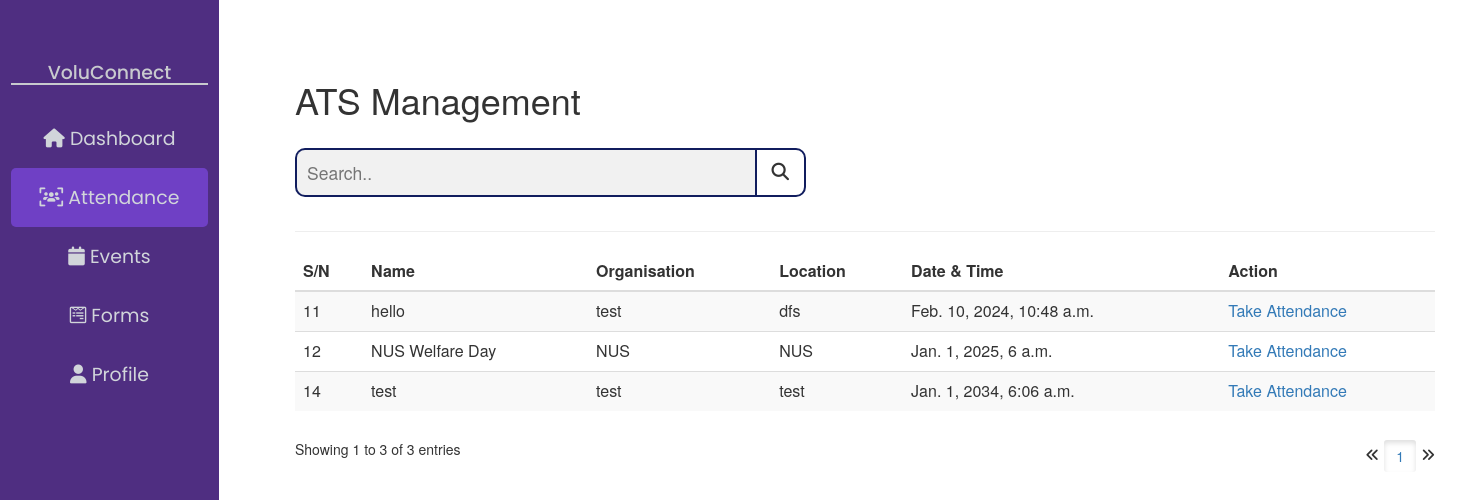
The page /attendance/ on the database its author committed.
### voluconnect/models.py (models this page shows, shortened)
class Event(models.Model):
    number = models.IntegerField(blank=True, null=True)
    event_name = models.CharField('Event Name', max_length=200)
    organisation = models.CharField(max_length=200)
    location = models.CharField(max_length=200)
    description = models.CharField(max_length=1000, default = 'No Description')
    job_scope = models.CharField(max_length=1000, default = 'No Job Scope')
    duration = models.IntegerField(default=0)
    event_date = models.DateTimeField()
    event_image = models.ImageField(upload_to = 'images/', default='default.jpg')

### voluconnect/views.py (the view)
# urls.py: path('attendance/', views.attendance, name="attendance"),
def attendance(request):
    event_list = Event.objects.all()
    paginator = Paginator(event_list, 10)
    page_number = request.GET.get('page')
    page_obj = paginator.get_page(page_number)
    return render(request, "attendance.html", {'page_obj' : page_obj})

### voluconnect/templates/attendance.html (shortened to what this page needs)
<html>
<head>
    {% extends "base.html" %}
        {% block nav_attendance %}
        class="activeNav"
        {% endblock %}
        {% block content %}
        <h1>ATS Management</h1>
        <div class="ats-toolkit">
            <form class="ats-filter" action="">
                <input type="text" placeholder="Search.." name="search">
                <button type="submit"><i class="fa fa-search"></i></button>
            </form>
        </div>
        <hr/>
        <table id="eventsTable" class="table table-striped">
            <thead>
                <tr>
                    <th>S/N</th>
                    <th>Name</th>
                    <th>Organisation</th>
                    <th>Location</th>
                    <th>Date & Time</th>
                    <th>Action</th>
                </tr>
            </thead>
            <tbody>
                {% for event in page_obj %}
                <tr>
                    <td>{{ event.id }}</td>
                    <td>{{ event.event_name }}</td>
                    <td>{{ event.organisation }}</td>
                    <td>{{ event.location }}</td>
                    <td>{{ event.event_date }}</td>
                    <td>
                        <a href="{% url 'take_event_attendance' event_id=event.id %}" class="takeAttendanceBtn">
                            Take Attendance
                        </a>
                    </td>
                </tr>
                {% endfor %}
            </tbody>
        </table>
        <div id="pagination">
            <p id="counter">Showing {{ page_obj.start_index }} to {{ page_obj.end_index }} of {{ page_obj.paginator.count }} entries</p>
            <span class="step-links">
                {% if page_obj.has_previous %}
                    <a href="?page={{ page_obj.previous_page_number }}">
                        <i class="fa fa-angles-left"></i>
                    </a>
                {% else %}
                    <i class="fa fa-angles-left"></i>
                {% endif %}
                <span class="current">
                    {% for num in page_obj.paginator.page_range %}
                        {% if page_obj.number == num %}
                            <a href="?page={{ num }}" class="btn active">{{ num }}</a>
                        {% else %}
                            <a href="?page={{ num }}" class="btn">{{ num }}</a>
                        {% endif %}
                    {% endfor %}
                </span>
                {% if page_obj.has_next %}
                    <a href="?page={{ page_obj.next_page_number }}">
                        <i class="fa fa-angles-right"></i>
                    </a>
                {% else %}
                    <i class="fa fa-angles-right"></i>
                {% endif %}
            </span>
        </div>
        {% endblock %}

### voluconnect/static/css/custom-style.css (style rules this page uses)
a, a:hover { text-decoration: none !important; }
.container h1 { margin-top: 10vh; }
#eventsTable { margin: 0 auto; }
#pagination #counter { float: left; }
#pagination .step-links { float: right; }
#pagination { padding-top: 2em; }
.events-toolkit, .ats-toolkit { justify-content: space-between; align-items: center; margin-top: 2em; width: 100%; position: relative; }
form.events-filter, form.ats-filter { display: inline-flex; width: 35vw; }
form.events-filter input[type=text], form.ats-filter input[type=text] { width: 100%; padding: 10px; border: 2px solid #111d5e; border-radius:10px 0 0 10px ; border-right: none; outline: none; font-size: 1.25em; color: #6f40c5; background: #f1f1f1; }
form.events-filter button, form.ats-filter button { float: left; text-align: center; outline: none; cursor: pointer; border: 2px solid #111d5e; border-radius: 0 10px 10px 0 ; background: none; font-size: 1.25em; border-left: 2px solid #111d5e; transition: background-color 0.3s ease; padding: 10px 15px; }
.ats-toolkit { display: flex; align-items: flex-start; }

### rows shown on the page
Event: id "11", event_name "hello", organisation "test", location "dfs", event_date "Feb. 10, 2024, 10:48 a.m."
Event: id "12", event_name "NUS Welfare Day", organisation "NUS", location "NUS", event_date "Jan. 1, 2025, 6 a.m."
Event: id "14", event_name "test", organisation "test", location "test", event_date "Jan. 1, 2034, 6:06 a.m."

### other values the page prints
{{ page_obj.start_index }} "1"
{{ page_obj.end_index }} "3"
{{ page_obj.paginator.count }} "3"
{{ num }} "1"
